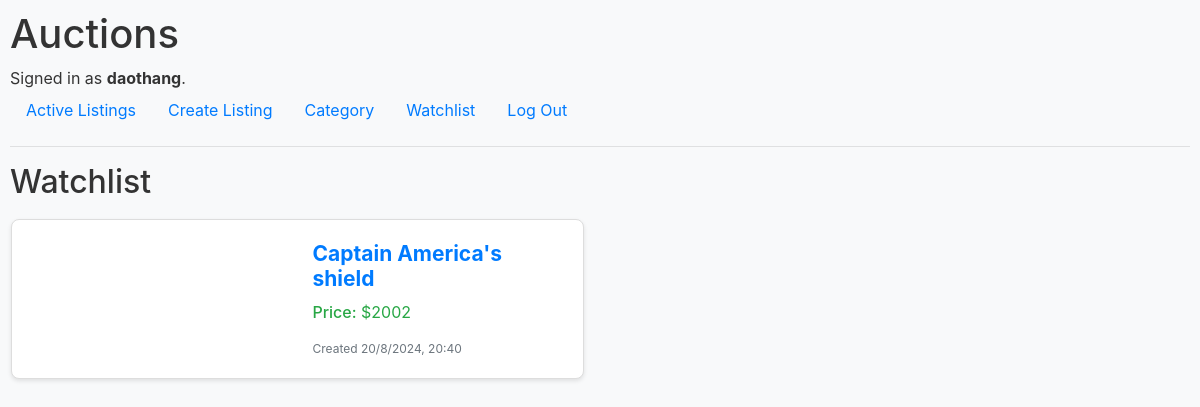
Screenshot of /watchlist (signed in) with the database file from the repository.
### auctions/models.py (models this page shows)
class User(AbstractUser):
    pass

class AuctionList(models.Model):
    title = models.CharField(max_length=64)
    description = models.CharField(max_length=200)
    category = models.CharField(max_length=64)
    time = models.CharField(max_length=64)
    image_url = models.CharField(max_length=1000)
    price = models.IntegerField()
    closed = models.BooleanField(default = False)

### auctions/views.py (the view)
# urls.py: path("watchlist", views.watchlist, name="watchlist"),
def watchlist(request):
    username = request.user
    link_products = username.person_link.filter(watchList=True)
    products = [link.product for link in link_products]
    return render(request, "auctions/watchlist.html", {
        "products": products
    })

### auctions/templates/auctions/watchlist.html (shortened to what this page needs)
{% extends "auctions/layout.html" %}
{% block body %}
    <h2>Watchlist</h2>
    {% if user.is_authenticated %}
        <div class="products row">
        {% for product in products %}
            <div class="col-md-6">
                <a href="{% url 'specific' product.id %}">
                    <div class="product row">
                        <div class="product-img col-md-6">
                        </div>
                        <div class="product-infor col-md-6">
                            <h4>{{ product.title }}</h4>
                            <p><span>Price:</span> ${{ product.price }}</p>
                            <small>{{ product.time }}</small>
                        </div>
                    </div>
                </a>
            </div>
        {% endfor %}
    </div>
    {% else %}
        <p><a href="{% url 'login' %}">Login</a> or <a href="{% url 'register' %}">register</a> to visit your Watchlist</p>
    {% endif %}
{% endblock %}

### auctions/templates/auctions/layout.html (shortened to what this page needs)
{% load static %}
<!DOCTYPE html>
<html lang="en">
    <head>
        <link rel="stylesheet" href="https://stackpath.bootstrapcdn.com/bootstrap/4.4.1/css/bootstrap.min.css">
        <link href="{% static 'auctions/styles.css' %}" rel="stylesheet">
    </head>
    <body>
        <h1>Auctions</h1>
        <div>
            {% if user.is_authenticated %}
                Signed in as <strong>{{ user.username }}</strong>.
            {% else %}
                Not signed in.
            {% endif %}
        </div>
        <ul class="nav">
            <li class="nav-item">
                <a class="nav-link" href="{% url 'index' %}">Active Listings</a>
            </li>
            <li class="nav-item">
                <a class="nav-link" href="{% url 'create listing' %}">Create Listing</a>
            </li>
            <li class="nav-item">
                <a class="nav-link" href="{% url 'category' %}">Category</a>
            </li>
            <li class="nav-item">
                <a class="nav-link" href="{% url 'watchlist' %}">Watchlist</a>
            </li>
            {% if user.is_authenticated %}
                <li class="nav-item">
                    <a class="nav-link" href="{% url 'logout' %}">Log Out</a>
                </li>
            {% endif %}
        </ul>
        <hr>
        {% block body %}
        {% endblock %}
    </body>
</html>

### auctions/static/auctions/styles.css (style rules this page uses)
body { padding: 10px; background-color: #f8f9fa; color: #333; }
.product { position: relative; display: flex; justify-content: center; align-items: center; height: 160px; border: 1px solid #ddd; border-radius: 8px; background-color: #fff; box-shadow: 0 2px 4px rgba(0, 0, 0, 0.1); margin: 10px 1px; transition: transform 0.2s, box-shadow 0.2s; }
.product h4 { overflow: hidden; text-overflow: ellipsis; }
.product-img { position: relative; border-top-left-radius: 8px; border-top-right-radius: 8px; display: flex; height: 100%; justify-content: center; align-items: center; }
.product-infor { padding: 15px; display: flex; flex-direction: column; justify-content: space-between; }
.product-infor span { font-weight: 500; }
.product-infor p { color: #28a745; }
.product-infor h4 { font-size: 21px; font-weight: bold; color: #007bff; }
.product-infor small { font-size: 12px; color: #6c757d; }

### rows the page displays
User: username "daothang"
AuctionList: title "Captain America's shield", price "2002", time "Created 20/8/2024, 20:40"
